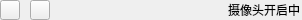
<?xml version="1.0" encoding="UTF-8"?>
<ui version="4.0">
 <class>UISideScreen</class>
 <widget class="QWidget" name="UISideScreen">
  <property name="geometry">
   <rect>
    <x>0</x>
    <y>0</y>
    <width>302</width>
    <height>20</height>
   </rect>
  </property>
  <property name="windowTitle">
   <string>UISideScreen</string>
  </property>
  <widget class="QPushButton" name="pack_pushBtn">
   <property name="geometry">
    <rect>
     <x>0</x>
     <y>0</y>
     <width>20</width>
     <height>20</height>
    </rect>
   </property>
   <property name="cursor">
    <cursorShape>PointingHandCursor</cursorShape>
   </property>
   <property name="styleSheet">
    <string notr="true">border-image: url(:/LoginWindow/images/camera_pack.png);</string>
   </property>
   <property name="text">
    <string/>
   </property>
  </widget>
  <widget class="QLabel" name="tip_label">
   <property name="geometry">
    <rect>
     <x>200</x>
     <y>0</y>
     <width>100</width>
     <height>20</height>
    </rect>
   </property>
   <property name="text">
    <string>摄像头开启中</string>
   </property>
   <property name="alignment">
    <set>Qt::AlignRight|Qt::AlignTrailing|Qt::AlignVCenter</set>
   </property>
  </widget>
  <widget class="QPushButton" name="swichScreen_pushBtn">
   <property name="geometry">
    <rect>
     <x>30</x>
     <y>0</y>
     <width>20</width>
     <height>20</height>
    </rect>
   </property>
   <property name="cursor">
    <cursorShape>PointingHandCursor</cursorShape>
   </property>
   <property name="styleSheet">
    <string notr="true">border-image: url(:/LoginWindow/images/switch.png);</string>
   </property>
   <property name="text">
    <string/>
   </property>
  </widget>
 </widget>
 <layoutdefault spacing="6" margin="11"/>
 <resources>
  <include location="loginwindow.qrc"/>
 </resources>
 <connections/>
</ui>
